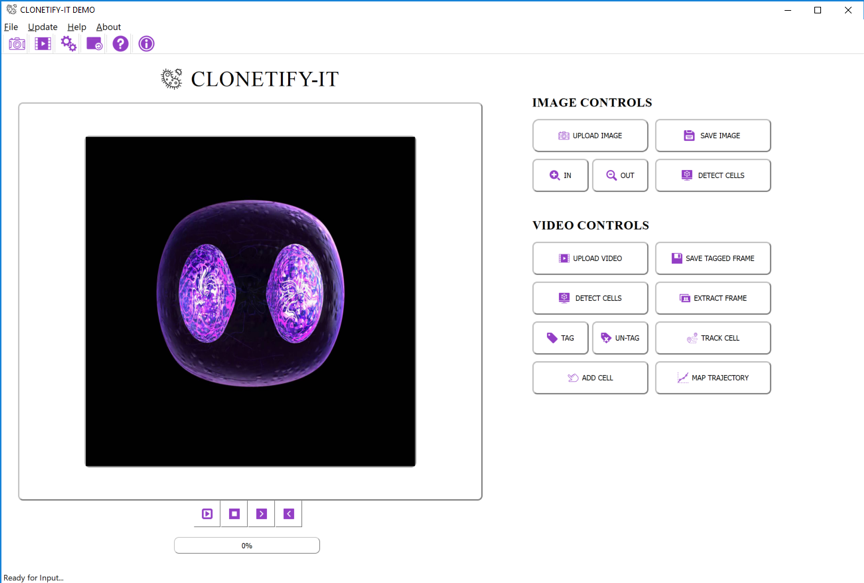
#> input picture images/1.png, 864 x 583 px, found by its file name
$ python Video_Tracking3.py
#> lines starting #> are read from the running program, lines starting #| are printed output that depends on the picture
import cv2

image = cv2.imread('1.png')
#> image is the input picture: shape (583, 864, 3); mean B, G, R 202.9, 198.5, 200.2
image = cv2.cvtColor(image, cv2.COLOR_BGR2RGB)


b = image.copy()
# set green and red channels to 0
b[:, :, 1] = 0
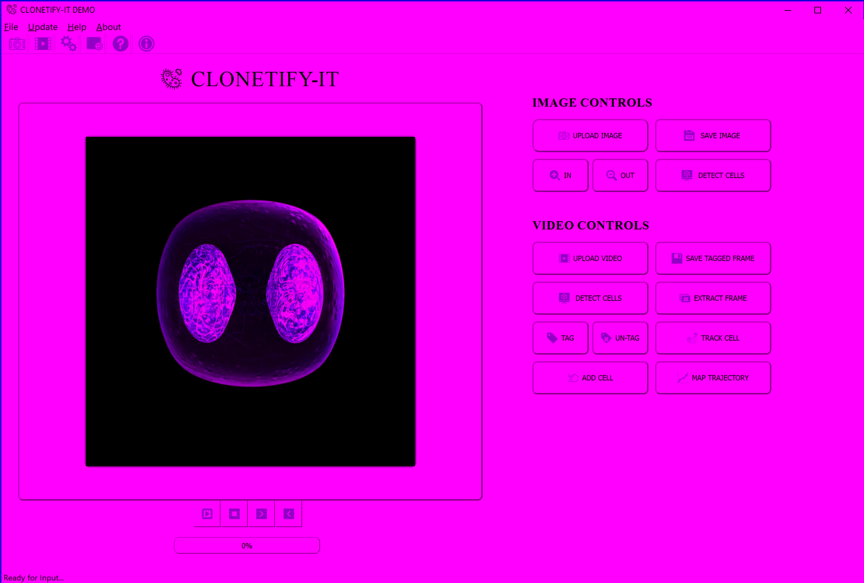
#> b: shape (583, 864, 3); mean R, G, B 200.2, 0, 202.9
b[:, :, 2] = 0
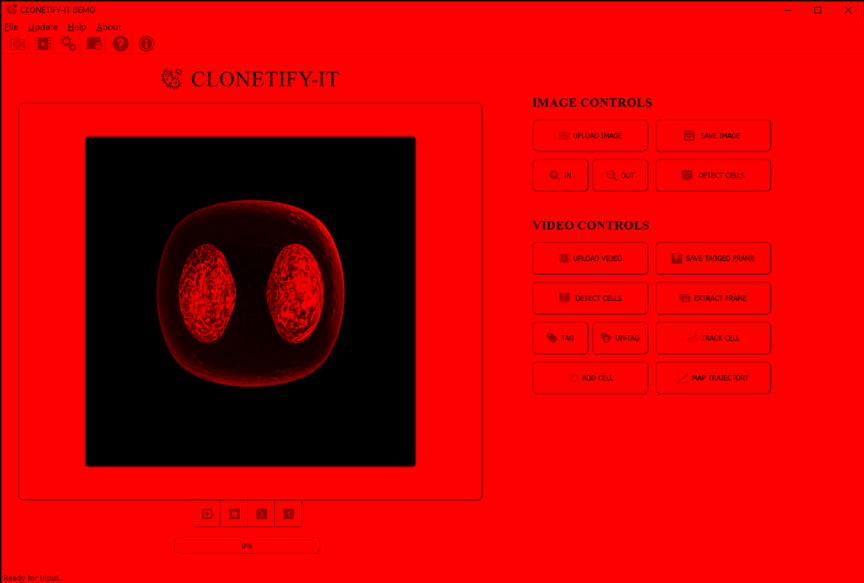
#> b: shape (583, 864, 3); mean R, G, B 200.2, 0, 0


g = image.copy()
# set blue and red channels to 0
g[:, :, 0] = 0
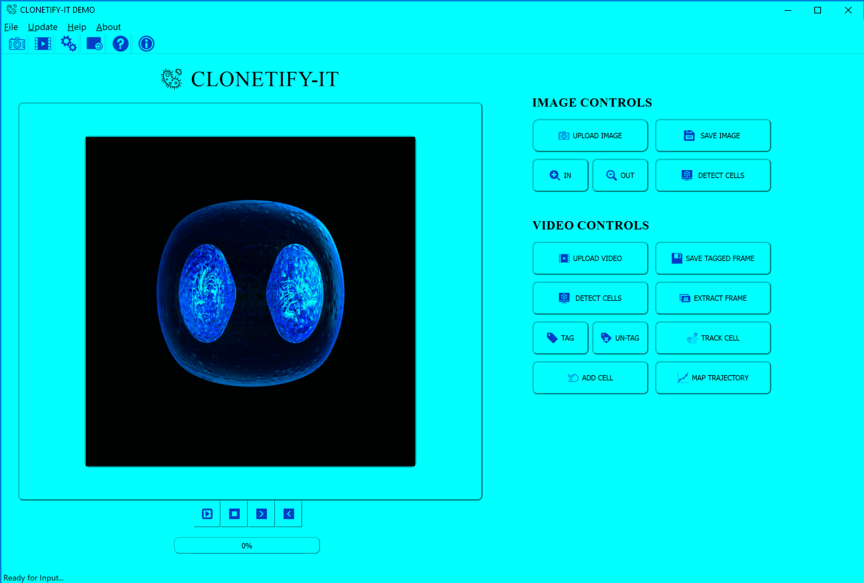
#> g: shape (583, 864, 3); mean R, G, B 0, 198.5, 202.9
g[:, :, 2] = 0
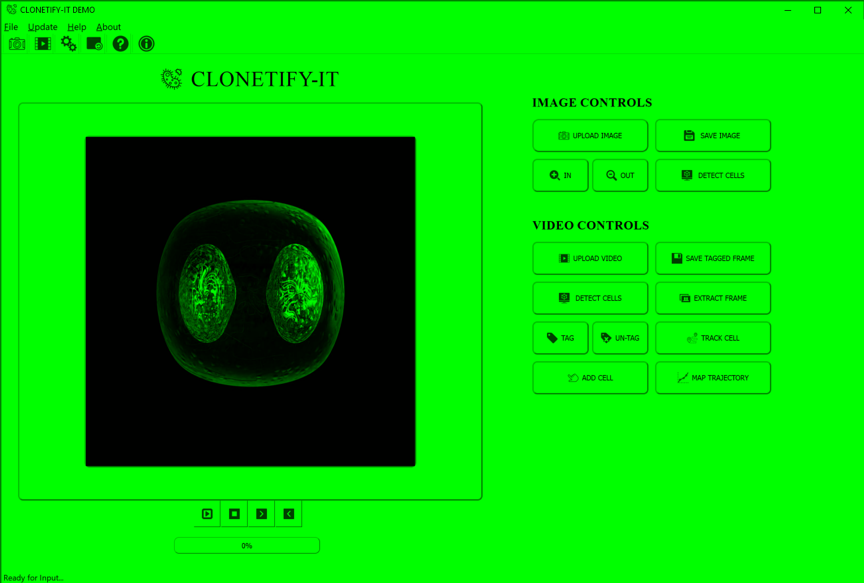
#> g: shape (583, 864, 3); mean R, G, B 0, 198.5, 0

r = image.copy()
# set blue and green channels to 0
r[:, :, 0] = 0
r[:, :, 1] = 0
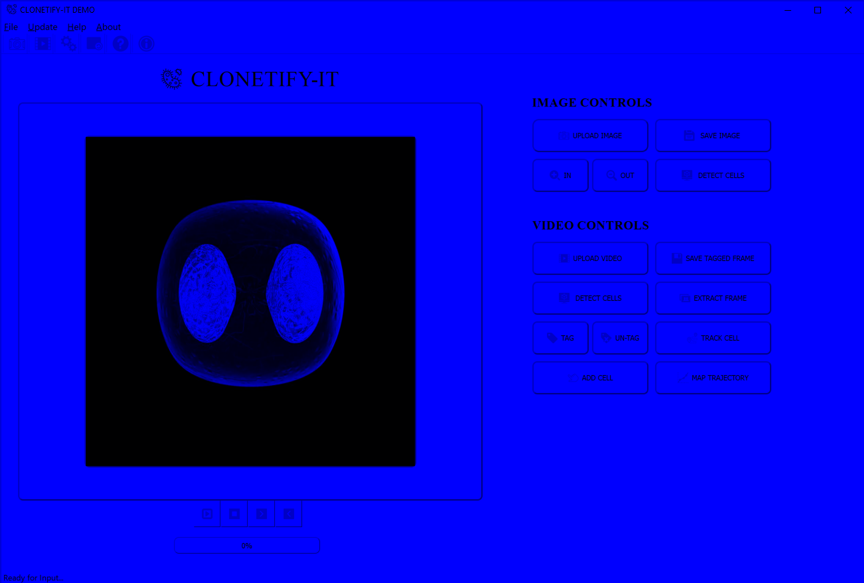
#> r: shape (583, 864, 3); mean R, G, B 0, 0, 202.9


b = cv2.cvtColor(b, cv2.COLOR_BGR2GRAY)
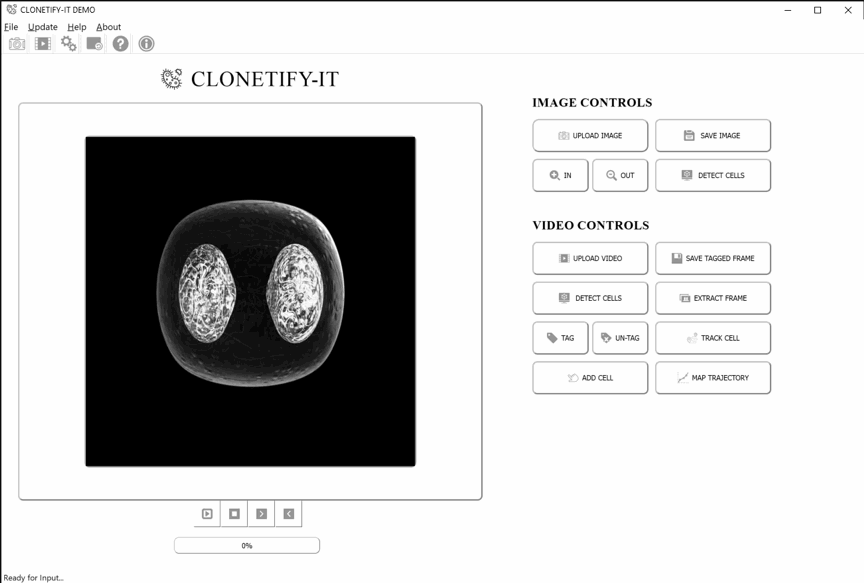
#> b: shape (583, 864); min 0, max 29, mean 22.8; drawn with min black and max white

# RGB - Blue
cv2.imshow('B-RGB', b)

# RGB - Green
cv2.imshow('G-RGB', g)

# RGB - Red
cv2.imshow('R-RGB', r)

cv2.waitKey(0)

$ run again, with images/2.png copied over images/1.png
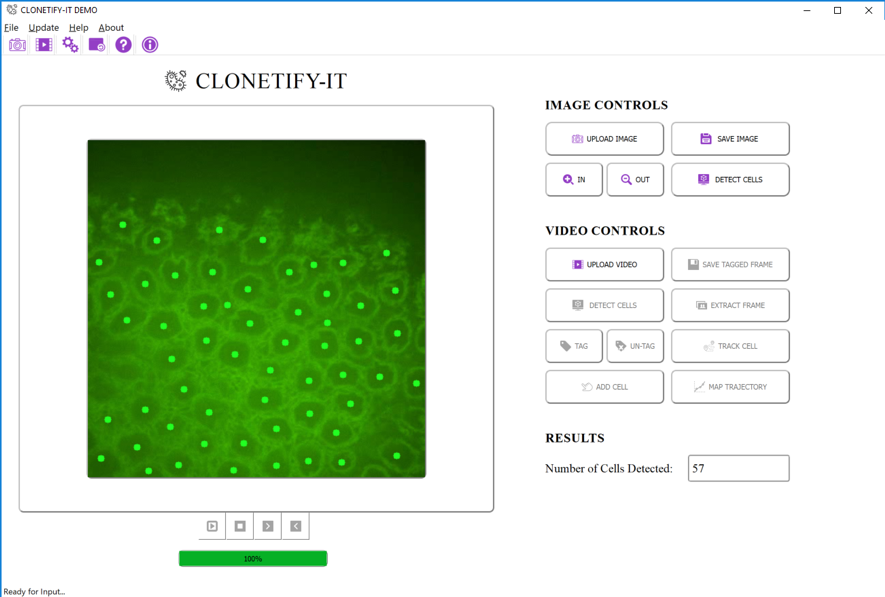
#> input picture images/2.png, 885 x 597 px, found by its file name
#> image is the input picture: shape (597, 885, 3); mean B, G, R 195.9, 220.7, 203
#> `r[:, :, 1] = 0`:
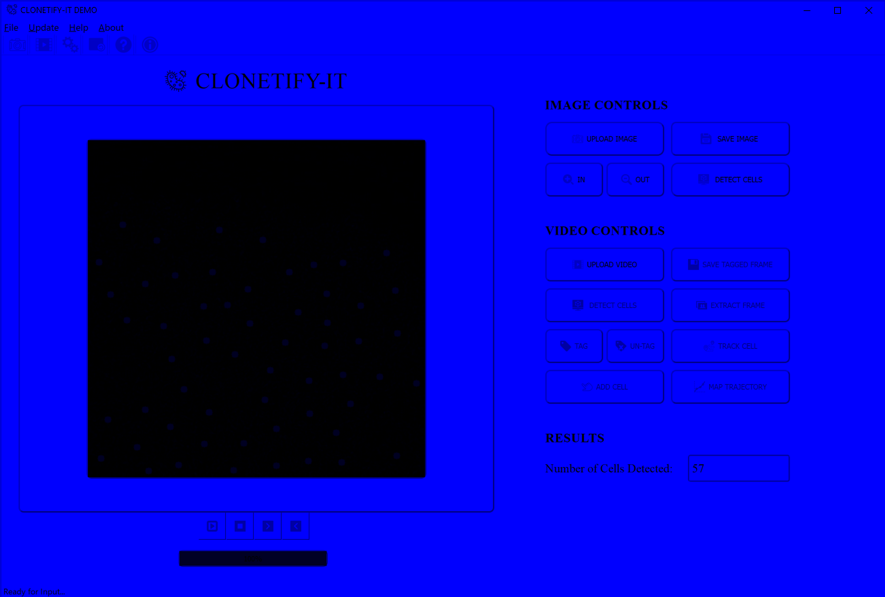
#> r: shape (597, 885, 3); mean R, G, B 0, 0, 195.9
#> `b = cv2.cvtColor(b, cv2.COLOR_BGR2GRAY)`:
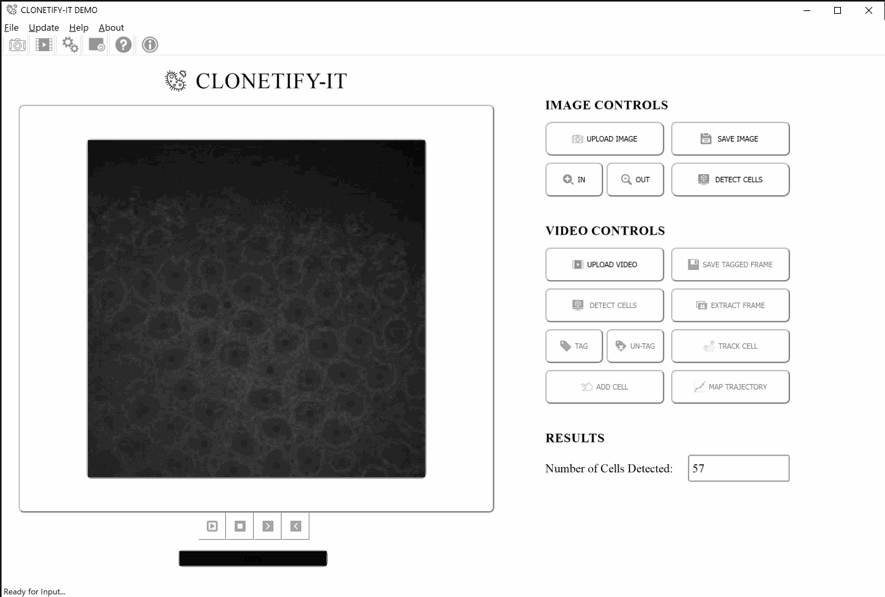
#> b: shape (597, 885); min 0, max 29, mean 23.1; drawn with min black and max white
